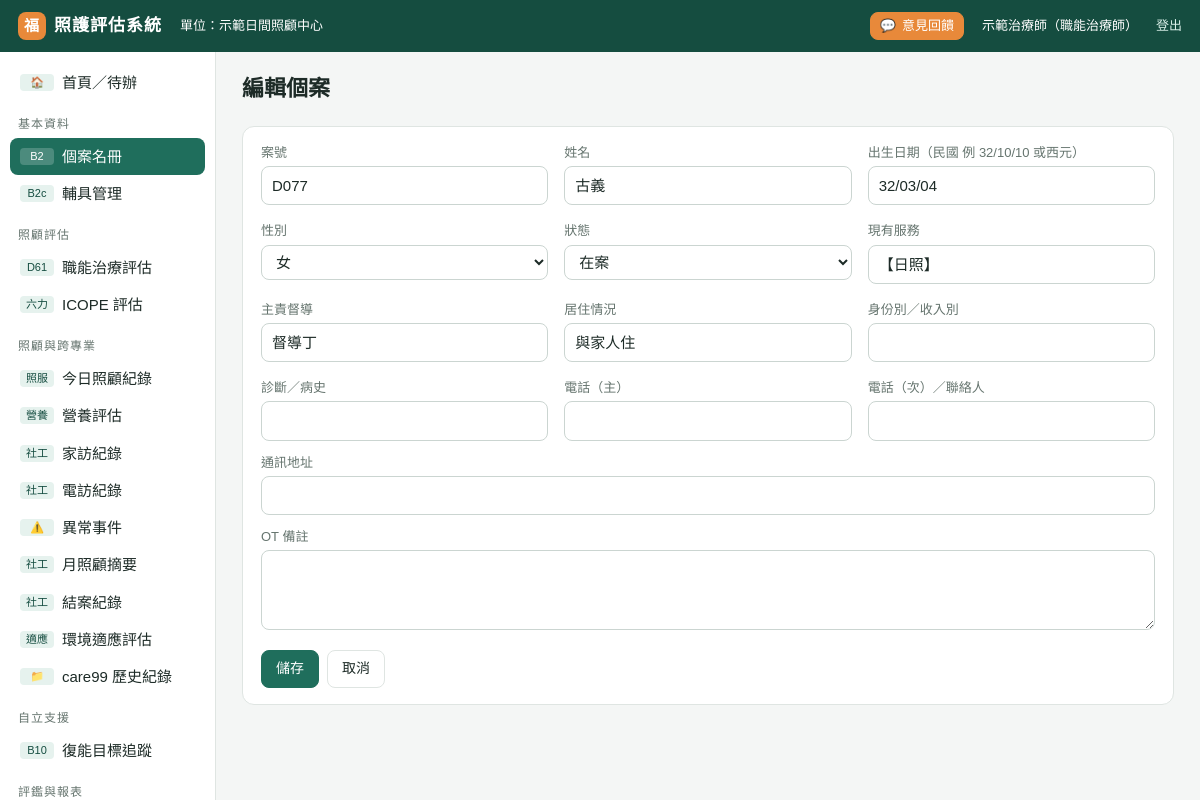
Page /clients/11/edit (signed in) on the committed database.
### tables this page shows
CREATE TABLE settings (key TEXT PRIMARY KEY, value TEXT);

CREATE TABLE clients (id INTEGER PRIMARY KEY, case_no TEXT, name TEXT, gender TEXT, birth TEXT,
  services TEXT, supervisor TEXT, living TEXT, identity TEXT, phone TEXT, phone2 TEXT, address TEXT,
  diagnosis TEXT, status TEXT DEFAULT '在案', note TEXT, created TEXT, updated TEXT);

### app.py (the view, shortened to what this page needs)
@app.route("/clients/new", methods=["GET", "POST"])
@app.route("/clients/<int:cid>/edit", methods=["GET", "POST"])
@login_required
def client_edit(cid=None):
    c = get_client(cid) if cid else {"status": "在案"}
    return render_template("client_form.html", c=c)

### app.py (called while the page is built)
def db():
    if "db" not in g:
        g.db = sqlite3.connect(DB_PATH)
        g.db.row_factory = sqlite3.Row
        g.db.execute("PRAGMA foreign_keys=ON")
    return g.db

@app.teardown_appcontext
def _close(_):
    d = g.pop("db", None)
    if d is not None:
        d.close()

def setting(key):
    r = db().execute("SELECT value FROM settings WHERE key=?", (key,)).fetchone()
    return r["value"] if r else DEFAULT_SETTINGS.get(key, "")

def to_date(s):
    if not s:
        return None
    if isinstance(s, (date, datetime)):
        return s if isinstance(s, date) and not isinstance(s, datetime) else s.date()
    s = str(s).strip().replace(".", "/").replace("-", "/")
    parts = s.split("/")
    try:
        y, m, d = (int(p) for p in parts[:3])
    except ValueError:
        return None
    if y < 1000:
        y += 1911
    try:
        return date(y, m, d)
    except ValueError:
        return None

def roc(s, sep="/"):
    d = to_date(s)
    return f"{d.year - 1911}{sep}{d.month:02d}{sep}{d.day:02d}" if d else ""

def age_at(birth, on=None):
    b = to_date(birth)
    if not b:
        return None
    on = to_date(on) or date.today()
    return on.year - b.year - ((on.month, on.day) < (b.month, b.day))

def client_dict(row, on=None):
    c = dict(row)
    c["age"] = age_at(c.get("birth"), on)
    c["label"] = f"{c['name']}（{c['case_no']}）" if c.get("case_no") else c["name"]
    return c

def get_client(cid):
    r = db().execute("SELECT * FROM clients WHERE id=?", (cid,)).fetchone()
    if not r:
        abort(404)
    return client_dict(r)

def login_required(f):
    @wraps(f)
    def w(*a, **k):
        if not session.get("uid"):
            return redirect(url_for("login", next=request.path))
        return f(*a, **k)
    return w

@app.context_processor
def _ctx():
    if not session.get("uid"):
        return {"center": setting("center_name"), "demo": DEMO}
    return {"center": setting("center_name"), "demo": DEMO,
            "me": {"name": session.get("name"), "title": session.get("title")}}

### templates/client_form.html
{% extends "base.html" %}
{% block body %}
<div class="pagehead"><h1>{{ '編輯個案' if c.id else '新增個案' }}</h1></div>
<form class="card" method="post">
<div class="grid g3">
  {% for k, l in [('case_no','案號'),('name','姓名'),('birth','出生日期（民國 例 32/10/10 或西元）')] %}
  <div><label class="f">{{ l }}</label><input type="text" name="{{ k }}" value="{{ (c[k]|roc) if k=='birth' else (c[k] or '') }}" style="width:100%"></div>{% endfor %}
  <div><label class="f">性別</label><select name="gender" style="width:100%">{% for s in ['','女','男'] %}<option {{ 'selected' if s==c.gender }}>{{ s }}</option>{% endfor %}</select></div>
  <div><label class="f">狀態</label><select name="status" style="width:100%">{% for s in ['在案','暫停','結案'] %}<option {{ 'selected' if s==c.status }}>{{ s }}</option>{% endfor %}</select></div>
  {% for k, l in [('services','現有服務'),('supervisor','主責督導'),('living','居住情況'),('identity','身份別／收入別'),('diagnosis','診斷／病史'),('phone','電話（主）'),('phone2','電話（次）／聯絡人')] %}
  <div><label class="f">{{ l }}</label><input type="text" name="{{ k }}" value="{{ c[k] or '' }}" style="width:100%"></div>{% endfor %}
</div>
<div style="margin-top:12px"><label class="f">通訊地址</label><input type="text" name="address" value="{{ c.address or '' }}" style="width:100%"></div>
<div style="margin-top:12px"><label class="f">OT 備註</label><textarea name="note">{{ c.note or '' }}</textarea></div>
<div class="btns" style="margin-top:14px"><button class="btn pri">儲存</button>{% if c.id %}<a class="btn" href="{{ url_for('client_view', cid=c.id) }}">取消</a>{% endif %}</div>
</form>
{% endblock %}

### templates/base.html (shortened to what this page needs)
<!doctype html>
<html lang="zh-Hant">
<head>
<link rel="stylesheet" href="{{ url_for('static', filename='app.css', v=css_ver()) }}">
</head>
<body>
{% set ep = request.endpoint %}
{% set typ = (request.view_args or {}).get('typ', '')|lower %}
<div class="top">
  <a class="logo" href="{{ url_for('home') }}"><i>福</i><span>照護評估系統</span></a>
  <span class="small hide-m">單位：{{ center }}</span>
  <a class="btn sm acc fb-btn" href="{{ url_for('feedback', page=request.path) }}">💬<span class="hide-m"> 意見回饋</span></a>
  <span class="small hide-m">{{ me.name }}{% if me.title %}（{{ me.title }}）{% endif %}</span>
  <a class="small hide-m" href="{{ url_for('logout') }}">登出</a>
</div>
<div class="wrap">
<nav class="side">
  <a href="{{ url_for('home') }}" class="{{ 'on' if ep=='home' }}"><code>🏠</code><span>首頁／待辦</span></a>
  <div class="grp">基本資料</div>
  <a href="{{ url_for('clients') }}" class="{{ 'on' if ep in ('clients','client_view','client_edit') }}"><code>B2</code><span>個案名冊</span></a>
  <a href="{{ url_for('aids') }}" class="{{ 'on' if ep=='aids' }}"><code>B2c</code><span>輔具管理</span></a>
  <div class="grp">照顧評估</div>
  <a href="{{ url_for('assess_list', typ='d61') }}" class="{{ 'on' if typ=='d61' or (ep=='assess_view' and a and a.type=='D61') }}"><code>D61</code><span>職能治療評估</span></a>
  <a href="{{ url_for('assess_list', typ='icope') }}" class="{{ 'on' if typ=='icope' or (ep=='assess_view' and a and a.type=='ICOPE') }}"><code>六力</code><span>ICOPE 評估</span></a>
  <div class="grp">照顧與跨專業</div>
  <a href="{{ url_for('daily') }}" class="{{ 'on' if ep=='daily' }}"><code>照服</code><span>今日照顧紀錄</span></a>
  <a href="{{ url_for('records_list', module='MNA') }}" class="{{ 'on' if ep in ('nutri_form',) or (ep in ('records_list','record_view') and (request.view_args or {}).get('module')=='MNA') }}"><code>營養</code><span>營養評估</span></a>
  <a href="{{ url_for('records_list', module='HV') }}" class="{{ 'on' if ep=='hv_form' or (ep in ('records_list','record_view') and (request.view_args or {}).get('module')=='HV') }}"><code>社工</code><span>家訪紀錄</span></a>
  <a href="{{ url_for('records_list', module='PC') }}" class="{{ 'on' if (ep in ('simple_form','pc_batch') and (request.view_args or {}).get('mod','PC')=='PC') or (ep in ('records_list','record_view') and (request.view_args or {}).get('module')=='PC') }}"><code>社工</code><span>電訪紀錄</span></a>
  <a href="{{ url_for('records_list', module='IR') }}" class="{{ 'on' if (ep=='simple_form' and (request.view_args or {}).get('mod')=='IR') or (ep in ('records_list','record_view') and (request.view_args or {}).get('module')=='IR') }}"><code>⚠️</code><span>異常事件</span></a>
  <a href="{{ url_for('records_list', module='MS') }}" class="{{ 'on' if (ep=='simple_form' and (request.view_args or {}).get('mod')=='MS') or (ep in ('records_list','record_view') and (request.view_args or {}).get('module')=='MS') }}"><code>社工</code><span>月照顧摘要</span></a>
  <a href="{{ url_for('records_list', module='CL') }}" class="{{ 'on' if (ep=='simple_form' and (request.view_args or {}).get('mod')=='CL') or (ep in ('records_list','record_view') and (request.view_args or {}).get('module')=='CL') }}"><code>社工</code><span>結案紀錄</span></a>
  <a href="{{ url_for('records_list', module='EA') }}" class="{{ 'on' if (ep=='simple_form' and (request.view_args or {}).get('mod')=='EA') or (ep in ('records_list','record_view') and (request.view_args or {}).get('module')=='EA') }}"><code>適應</code><span>環境適應評估</span></a>
  <a href="{{ url_for('records_index') }}" class="{{ 'on' if ep=='records_index' or (ep in ('records_list','record_view') and (request.view_args or {}).get('module') not in ('MNA','HV','PC','IR','MS','CL','EA')) }}"><code>📁</code><span>care99 歷史紀錄</span></a>
  <div class="grp">自立支援</div>
  <a href="{{ url_for('goals') }}" class="{{ 'on' if ep in ('goals','goals_from_icope') }}"><code>B10</code><span>復能目標追蹤</span></a>
  <div class="grp">評鑑與報表</div>
</nav>
<main>
  {% block body %}{% endblock %}
</main>
</div>
</body>
</html>

### static/app.css (style rules this page uses)
:root { --brand: #1f6e5c; --brand-d: #154d40; --brand-l: #e6f2ee; --accent: #e8893a; --bg: #f4f6f5; --card: #fff; --line: #dfe5e2; --text: #1d2b27; --muted: #66756f; --bad: #c0392b; --bad-l: #fbe9e7; --warn: #b7791f; --warn-l: #fff4d6; --info: #2563a8; --info-l: #e3eefb; --ok: #2e7d4f; --ok-l: #e5f4ea; }
* { box-sizing: border-box; }
html, body { margin: 0; }
body { font-family: "PingFang TC", "Microsoft JhengHei", "Heiti TC", sans-serif; background: var(--bg); color: var(--text); font-size: 15px; line-height: 1.55; }
a { color: var(--brand); text-decoration: none; }
h1 { font-size: 22px; margin: 0 0 4px; }
.small { font-size: 13px; }
.top { position: sticky; top: 0; z-index: 20; height: 52px; background: var(--brand-d); color: #fff; display: flex; align-items: center; padding: 0 18px; gap: 18px; }
.top .logo { font-weight: 700; font-size: 17px; letter-spacing: 1px; display: flex; align-items: center; gap: 8px; }
.top .logo i { width: 28px; height: 28px; border-radius: 8px; background: var(--accent); display: inline-grid; place-items: center; font-style: normal; font-size: 15px; }
.top a { color: #d9efe8; }
.wrap { display: flex; min-height: calc(100vh - 52px); }
nav.side { width: 216px; flex: none; background: #fff; border-right: 1px solid var(--line); padding: 12px 10px 40px; position: sticky; top: 52px; height: calc(100vh - 52px); overflow: auto; }
nav.side .grp { font-size: 12px; color: var(--muted); margin: 14px 8px 4px; letter-spacing: 1px; }
nav.side a { display: flex; gap: 8px; align-items: center; padding: 7px 10px; border-radius: 8px; color: var(--text); }
nav.side a.on { background: var(--brand); color: #fff; }
nav.side a code { min-width: 34px; text-align: center; font-size: 11px; background: var(--brand-l); color: var(--brand-d); padding: 0 5px; border-radius: 4px; font-family: inherit; }
nav.side a.on code { background: rgba(255,255,255,.2); color: #fff; }
main { flex: 1; padding: 20px 26px 60px; min-width: 0; }
.pagehead { display: flex; align-items: flex-end; gap: 12px; margin-bottom: 16px; flex-wrap: wrap; }
.card { background: var(--card); border: 1px solid var(--line); border-radius: 12px; padding: 16px 18px; margin-bottom: 16px; }
.grid { display: grid; gap: 16px; }
.g3 { grid-template-columns: repeat(3, 1fr); }
.btn { display: inline-flex; align-items: center; gap: 6px; padding: 7px 14px; border-radius: 8px; border: 1px solid var(--line); background: #fff; color: var(--text); cursor: pointer; font: inherit; font-size: 14px; white-space: nowrap; }
.btn.pri { background: var(--brand); color: #fff; border-color: var(--brand); }
.btn.acc { background: var(--accent); color: #fff; border-color: var(--accent); }
.btn.sm { padding: 3px 9px; font-size: 13px; }
.btns { display: flex; gap: 8px; flex-wrap: wrap; align-items: center; }
input[type=text], input[type=date], input[type=number], input[type=password], input[type=search], select, textarea { font: inherit; padding: 7px 10px; border: 1px solid #cbd5d1; border-radius: 8px; background: #fff; color: var(--text); min-width: 0; }
textarea { width: 100%; min-height: 80px; resize: vertical; line-height: 1.6; }
label.f { display: block; font-size: 13px; color: var(--muted); margin-bottom: 3px; }
.top .logo { color: #fff; text-decoration: none; }
.fb-btn { color: #fff !important; border-color: transparent; }

### rows in the picture
settings: value "示範日間照顧中心"
clients: case_no "D077" "古義" "32/03/04", services "【日照】" "督導丁" "與家人住"

### other values in the picture
{{ me.name }} "示範治療師"
{{ me.title }} "職能治療師"
{{ '編輯個案' if c.id else '新增個案' }} "編輯個案"
{{ l }} "案號" "姓名" "出生日期（民國 例 32/10/10 或西元）"
{{ l }} "現有服務" "主責督導" "居住情況" "身份別／收入別" "診斷／病史" "電話（主）" "電話（次）／聯絡人"
form field gender "女"
form field status "在案"
